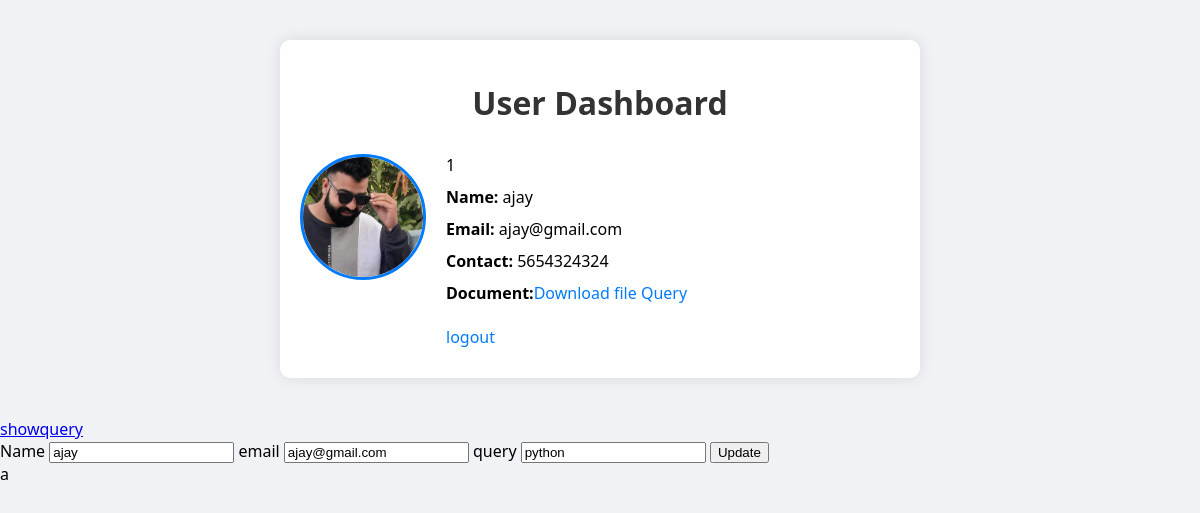
Page /edit/1/6/ on the committed database.
### app/models.py (models this page shows)
class Student(models.Model):
    stu_name=models.CharField(max_length=70)
    stu_email=models.EmailField()
    stu_contact=models.IntegerField()
    stu_image=models.ImageField(upload_to='image/')
    stu_resume=models.FileField(upload_to='resume/')
    stu_password=models.CharField(max_length=50)
    stu_cpassword=models.CharField(max_length=50)

class Query1(models.Model):
    stu_name=models.CharField(max_length=70)
    stu_email=models.EmailField()
    stu_query=models.EmailField(max_length=70)

### app/views.py (the view)
# urls.py: path('edit/<int:pk>/<int:pke>/',views.edit,name='edit'),
def edit(request,pk,pke):
    user = Student.objects.get(id=pk)
    data={'name':user.stu_name,
            'email':user.stu_email,
            'contact':user.stu_contact,
            'password':user.stu_password,
            'image':user.stu_image,
            'id':user.id}
    olddata=Query1.objects.get(id=pke)
    return render(request,'dasboard.html',{'data':data,'olddata':olddata})

### app/templates/dasboard.html (shortened to what this page needs)
<!DOCTYPE html>
{% load static %}
<html lang="en">
<head>
  <link rel="stylesheet" href="{% static 'style.css' %}" />
</head>
<body>
  {% block content %}
  {% if data %}
  <div class="dashboard">
    <h1>User Dashboard</h1>
    <div class="card">
      <div class="profile">
        <img src="{{data.image.url}}" alt="User Image" width="25% "  />
      </div>
      <div class="details">{{data.id}}
        <p><strong>Name:</strong> {{data.name}}</p>
        <p><strong>Email:</strong> {{data.email}}</p>
        <p><strong>Contact:</strong> {{data.contact}}</p>
        <p><strong>Document:</strong><a href="{{data.document.url}}" download >Download file</a>
        <a href="{% url 'query' pk=data.id %}">Query</a><br><br>
  <a href="{% url 'logout' %}">logout</a>
        </p>
      </div>
    </div>
  </div>
  {% endif %}
        <a href="{% url 'showquery' pk=data.id %}">showquery</a>
   {% if olddata %}
  <form action="{% url 'update' pk=data.id  pke=olddata.id %}" method ='POST'>
    Name <input type="text" name="name"   value="{{olddata.stu_name}}" readonly>
    email <input type="email" name="email"  value="{{olddata.stu_email}}" readonly>
    query <input type="text" name="query"  value="{{olddata.stu_query}}">
    <input type="submit" value="Update">
  </form>
  {% endif %}
  a
  {% endblock %}
</body>
</html>

### app/static/style.css (style rules this page uses)
body { margin: 0; padding: 0; font-family: 'Segoe UI', Tahoma, Geneva, Verdana, sans-serif; background-color: #f0f2f5; }
.dashboard { max-width: 600px; margin: 40px auto; padding: 20px; background-color: white; box-shadow: 0 0 15px rgba(0,0,0,0.1); border-radius: 10px; }
.dashboard h1 { text-align: center; color: #333; margin-bottom: 30px; }
.card { display: flex; align-items: flex-start; gap: 20px; }
.profile img { width: 120px; height: 120px; object-fit: cover; border-radius: 50%; border: 3px solid #007bff; }
.details { flex: 1; }
.details p { margin: 10px 0; font-size: 16px; }
.details a { color: #007bff; text-decoration: none; }

### rows in the picture
Student: name "ajay", email "ajay@gmail.com"
Query1: name "ajay", email "ajay@gmail.com", query "python"

### other values in the picture
{{ data.id }} "1"
{{ data.contact }} "5654324324"
